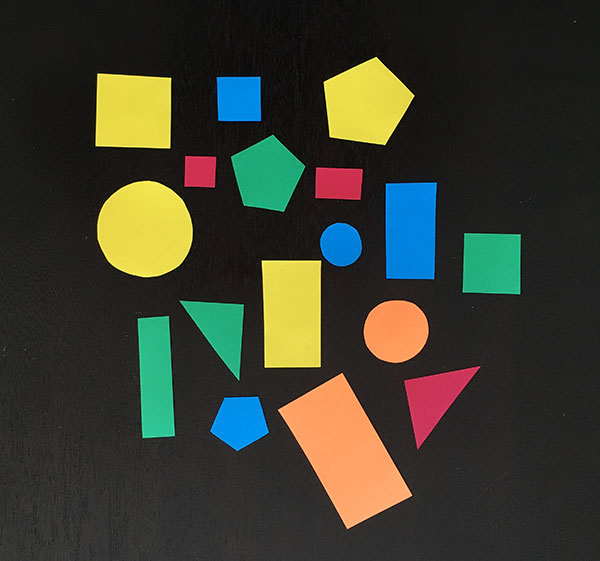
//> input picture sample.jpg, 600 x 561 px
$ ./opencvContour sample.jpg   (built with g++ and OpenCV 4)
//> lines starting //> are read from the running program, lines starting //| are printed output that depends on the picture; after the words box and inside, x2 and y2 are one past the last pixel; in counts of white or black regions, pixels touching at a corner belong together
#include "opencv2/imgcodecs.hpp"
#include "opencv2/highgui.hpp"
#include "opencv2/imgproc.hpp"
#include <iostream>
using namespace cv;
using namespace std;
Mat src_gray;
int thresh = 100;
RNG rng(12345);
void thresh_callback(int, void* );
int main( int argc, char** argv )
{
    cout << argv[1] << endl;
    Mat src = imread( argv[1]);
//> src is the input picture: 561 rows x 600 cols, CV_8UC3; mean B, G, R 47.2, 60.1, 58.4
    if( src.empty() )
    {
      cout << "Could not open or find the image!\n" << endl;
      cout << "Usage: " << argv[0] << " <Input image>" << endl;
      return -1;
    }
    cvtColor( src, src_gray, COLOR_BGR2GRAY );
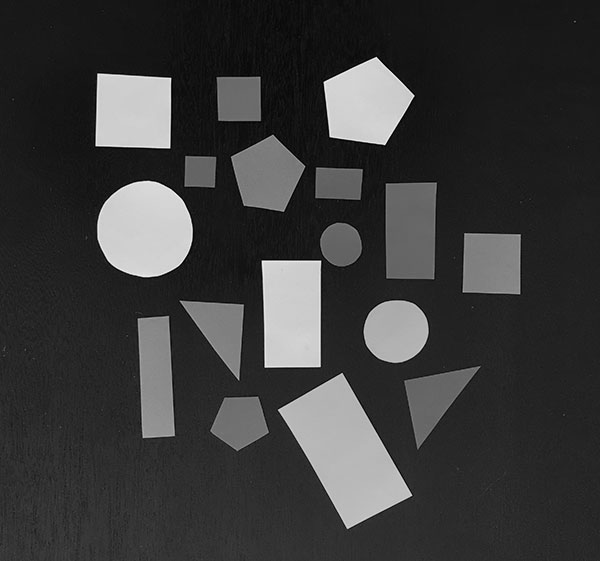
//> src_gray: 561 rows x 600 cols, CV_8UC1; min 0, max 243, mean 58.1
    blur( src_gray, src_gray, Size(3,3) );
    const char* source_window = "Source";
    namedWindow( source_window );
    imshow( source_window, src );
    const int max_thresh = 255;
    createTrackbar( "Canny thresh:", source_window, &thresh, max_thresh, thresh_callback );
    thresh_callback( 0, 0 );
    waitKey();
    return 0;
}
void thresh_callback(int, void* )
{
    Mat canny_output,thr, gray, src;
    Canny( src_gray, canny_output, thresh, thresh*2 );
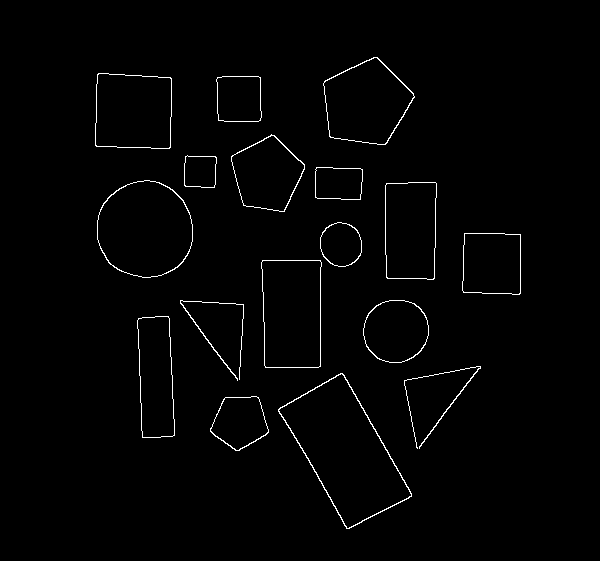
//> canny_output: 561 rows x 600 cols, CV_8UC1; 1.4% white in thin lines or dots, all inside (x1, y1, x2, y2) = (95, 57, 521, 529)
    vector<vector<Point> > contours;
    vector<Vec4i> hierarchy;
    findContours( canny_output, contours, hierarchy, RETR_TREE, CHAIN_APPROX_SIMPLE );
//> contours = 32 contours; largest, box (x1, y1, x2, y2) and area: (278, 373, 412, 529) 10298, (278, 373, 412, 529) 10092, (97, 180, 193, 278) 7299, (97, 180, 193, 278) 7219, (261, 260, 322, 368) 6094
    // find moments of the image
    Moments m = moments(thr,true);
    Point p(m.m10/m.m00, m.m01/m.m00);

    // coordinates of centroid
    cout<< Mat(p)<< endl;
    // get the moments

    vector<Moments> mu(contours.size());
//> mu = 32 items
    for( int i = 0; i<contours.size(); i++ )
    { mu[i] = moments( contours[i], false ); }
//> this loop made 32 passes

    // get the centroid of figures.
    vector<Point2f> mc(contours.size());
    for( int i = 0; i<contours.size(); i++)
    { mc[i] = Point2f( mu[i].m10/mu[i].m00 , mu[i].m01/mu[i].m00 );
    cout<< Mat(p)<< endl;
    // fit bounding rectangle around contour
    cv::RotatedRect rotatedRect = cv::minAreaRect(contours[i]);
    // read points and angle
    cv::Point2f rect_points[4];
    rotatedRect.points( rect_points );
    float  angle = rotatedRect.angle; // angle
    cout << Mat(p) << ',' << angle << endl;
    }
//> this loop made 32 passes
//> (rotatedRect, angle) on passes 1 to 10: (centre (236.7, 422.1), size (56.2, 54.8), angle -16.3, -16.26), (centre (237.7, 420), size (57.9, 52.6), angle -29.7, -29.74), (centre (344.8, 452.1), size (75.4, 142.5), angle -29.7, -29.74), (centre (344.8, 452.1), size (74.4, 141.5), angle -29.7, -29.74), (centre (448, 406.7), size (78.2, 70.1), angle -11, -10.95), (centre (155.6, 376.6), size (33.4, 121.1), angle -2.2, -2.25), (centre (155.6, 376.6), size (33.4, 121.1), angle -2.2, -2.25), (centre (395.5, 331), size (62, 65), angle -90, -90), (centre (395.8, 330.3), size (64.3, 62.2), angle -45, -45), (centre (209.7, 340), size (76.7, 63.9), angle -86.6, -86.63)
//| [-2147483648;
//|  -2147483648]
//| [-2147483648;
//|  -2147483648],-16.2602
//> (the first 4 of 32 printed lines)
//> (output is shown up to pass 8 of 32)
    Mat drawing(canny_output.size(), CV_8UC3, Scalar(255,255,255));
    for( int i = 0; i<contours.size(); i++ )
    {
    Scalar color = Scalar(167,151,0); // B G R values
    drawContours(drawing, contours, i, color, 2, 8, hierarchy, 0, Point());
    circle( drawing, mc[i], 4, color, -1, 8, 0 );
    }
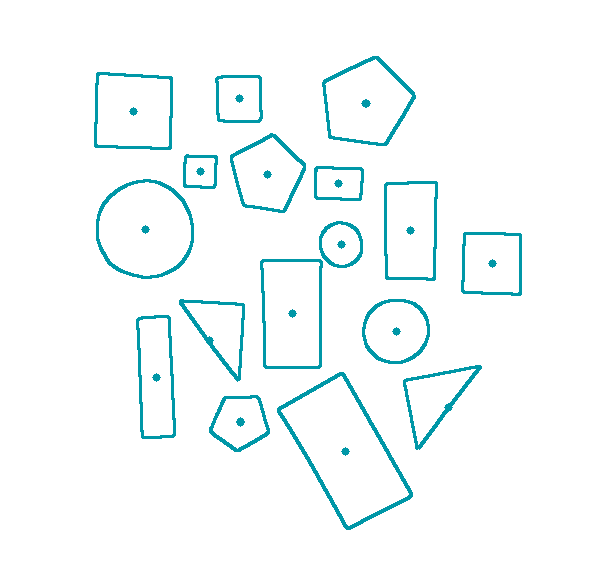
//> drawing: 561 rows x 600 cols, CV_8UC3; mean B, G, R 251.1, 250.4, 243.7

    // show the resultant image
    namedWindow( "Contours", WINDOW_AUTOSIZE );
    imwrite( "Contours.jpg", drawing );
    for( size_t i = 0; i< contours.size(); i++ )
    {
        Scalar color = Scalar( rng.uniform(0, 256), rng.uniform(0,256), rng.uniform(0,256) );
        drawContours( drawing, contours, (int)i, color, 2, LINE_8, hierarchy, 0 );
        cv::RotatedRect rotatedRect = cv::minAreaRect(contours[i]);

    // read points and angle
    cv::Point2f rect_points[4];
    rotatedRect.points( rect_points );
    float  angle = rotatedRect.angle;
    std::stringstream ss;   ss << angle; // convert float to string
    cv::circle(drawing , mc[i], 5, cv::Scalar(0,255,0)); // draw center
    cv::putText(drawing , ss.str(), mc[i] + cv::Point2f(-25,25), cv::FONT_HERSHEY_COMPLEX_SMALL, 1, cv::Scalar(255,0,255));
    }
//> this loop made 32 passes
//> pass 1, in thresh_callback, `cv::putText(drawing , ss.str(), mc[i] + cv::Point2f(-25,25), cv::FONT_..`:
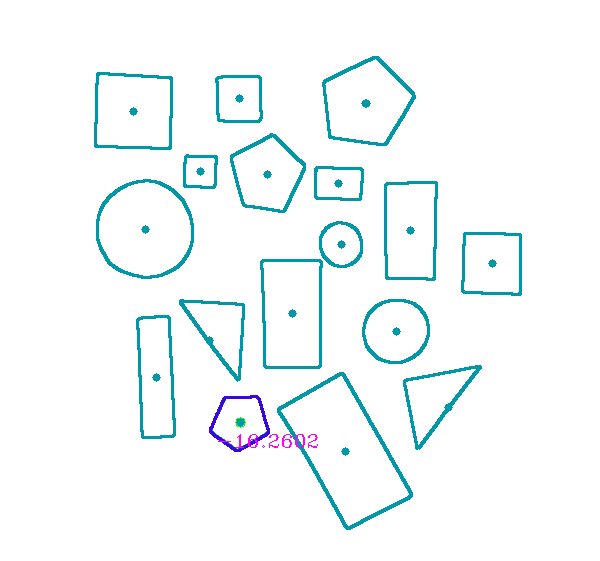
//> drawing: 561 rows x 600 cols, CV_8UC3; 0.28% of pixels changed, all inside (x1, y1, x2, y2) = (209, 395, 318, 452)
//> pass 2, in thresh_callback, `cv::putText(drawing , ss.str(), mc[i] + cv::Point2f(-25,25), cv::FONT_..`:
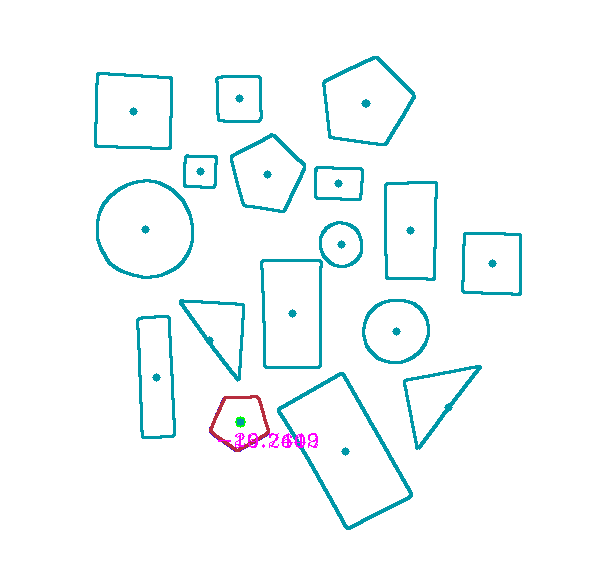
//> drawing: 561 rows x 600 cols, CV_8UC3; 0.24% of pixels changed, all inside (x1, y1, x2, y2) = (209, 395, 318, 452)
//> pass 3, in thresh_callback, `cv::putText(drawing , ss.str(), mc[i] + cv::Point2f(-25,25), cv::FONT_..`:
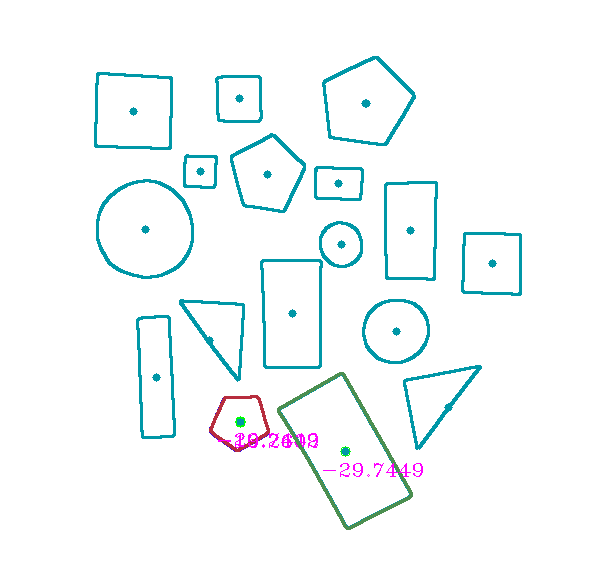
//> drawing: 561 rows x 600 cols, CV_8UC3; 0.55% of pixels changed, all inside (x1, y1, x2, y2) = (277, 372, 423, 530)
//> after the loop:
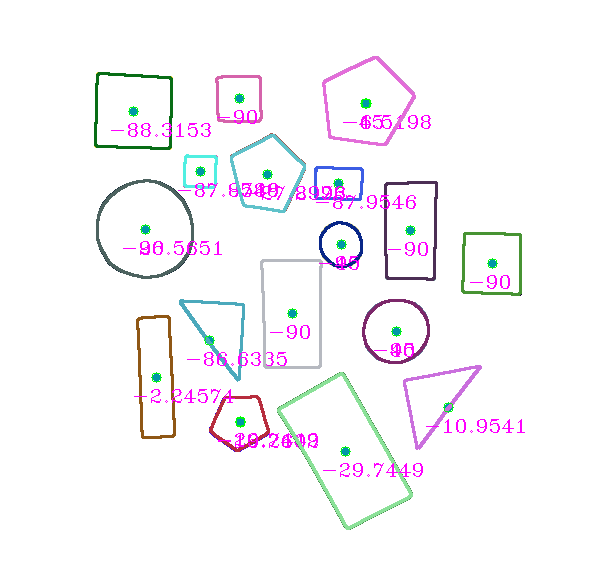
//> drawing: 561 rows x 600 cols, CV_8UC3; 5.16% of pixels changed, all inside (x1, y1, x2, y2) = (94, 56, 525, 530)
    imshow( "Contours", drawing );
}
